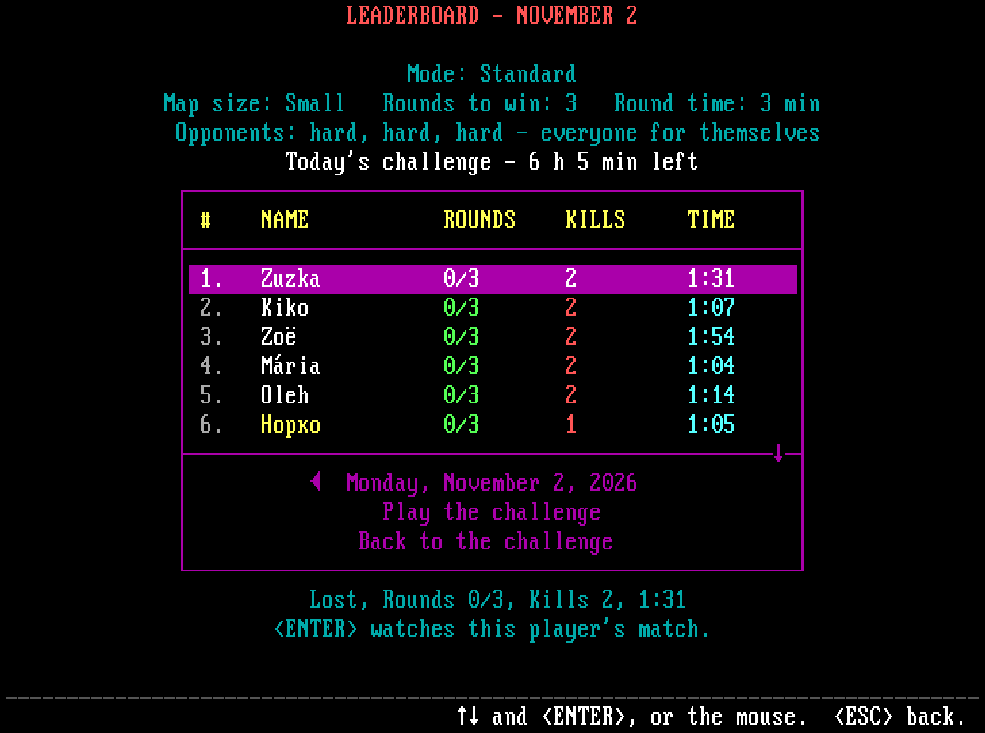
#> input picture site/img/challenge.png, 985 x 733 px, given in place of home.png, which was not available
$ python site-images.py
#> lines starting #> are read from the running program, lines starting #| are printed output that depends on the picture
#!/usr/bin/env python3
"""The homepage's screenshots (site/img/*.png) from the README's (screenshots/*.png), with the black
margins around the game screen cropped away (the modern graphics' shots: their warm dark background);
og.png (the link preview) = online-team.png.

    python3 tools/site-images.py        (needs Pillow: pip install pillow)

The release workflow runs it before uploading site/ (see .github/workflows/release.yml, job "site")."""
import os
from PIL import Image

ROOT = os.path.join(os.path.dirname(os.path.abspath(__file__)), "..")
SHOTS = ["home", "split-screen", "vs-computer", "online-team", "spectator-grid", "spectator-map",
         "online-lobby", "lobby", "create", "modern-game", "modern-retro", "modern-settings",
         # the homepage's modern theme: the same screens in the modern look (readme-screenshots.js ... modern)
         "modern-split-screen", "modern-vs-computer", "modern-online-lobby", "modern-spectator-grid", "modern-spectator-map",
         # 6.0's new screens, both looks (v6-screenshots.js)
         "quickplay", "challenge", "map-editor", "modern-quickplay", "modern-challenge", "modern-map-editor",
         # 1.2: 3D, the map picker (the release's own shots)
         "modern-3d", "map-picker", "modern-map-picker",
         # 1.3: water on generated rivers, held Tab with Show map (readme-screenshots.js, both looks)
         "water", "modern-water", "score-map", "modern-score-map",
         # 1.4: the training ground (readme-screenshots.js, both looks)
         "training", "modern-training",
         # 1.5: the Mode row's list (the official mods, both looks)
         "mods", "modern-mods"]

def crop(src, dst, pad=6):
#> called with src = 'tools/../screenshots/home.png', dst = 'tools/../site/img/home.png', pad = 6
    im = Image.open(src).convert("RGB")
#> im is the input picture: PIL image 985x733 RGB; mean R, G, B 11, 7.2, 12.8
    # what differs from the background (the top left pixel: black, or modern's warm dark) by more than 12
    bg = im.getpixel((0, 0))
#> bg = (0, 0, 0)
    diff = Image.merge("RGB", [ch.point(lambda v, b=b: 255 if abs(v - b) > 12 else 0)
                               for ch, b in zip(im.split(), bg)])
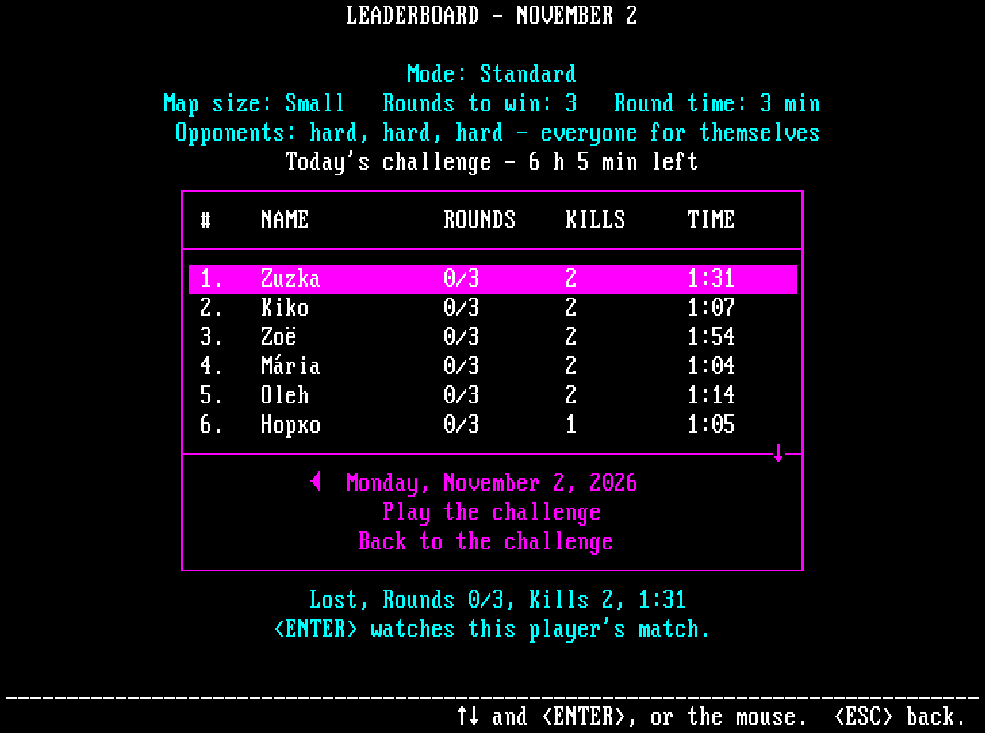
#> diff: PIL image 985x733 RGB; mean R, G, B 15.2, 9.5, 19.1
    box = diff.convert("L").point(lambda v: 255 if v else 0).getbbox()
#> box = (6, 6, 979, 727)
    if box:
        x0, y0, x1, y1 = box
#> x0 = 6; y0 = 6; x1 = 979; y1 = 727
        im = im.crop((max(0, x0 - pad), max(0, y0 - pad), min(im.width, x1 + pad), min(im.height, y1 + pad)))
    if dst.endswith(".jpg"):
        im.save(dst, quality=86, optimize=True, progressive=True)
    else:
        im.save(dst, optimize=True)
    return im.size

JPEG = ["modern-game", "modern-split-screen", "modern-spectator-grid", "modern-spectator-map", "modern-map-editor", "modern-3d", "modern-water", "modern-training", "modern-mods"]  # lit, textured: much smaller as JPEG

for name in SHOTS:
    ext = ".jpg" if name in JPEG else ".png"
    size = crop(os.path.join(ROOT, "screenshots", name + ".png"), os.path.join(ROOT, "site", "img", name + ext))
    print(name, size)
#| home (985, 733)
#> pass 2 of the loop `for name in SHOTS:`:
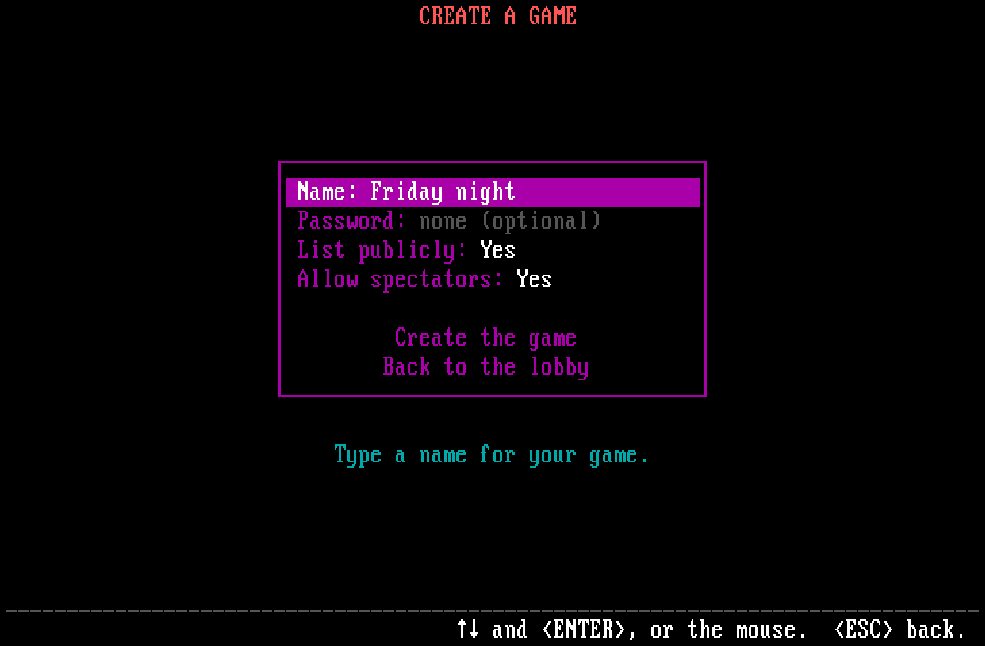
#> input picture site/img/create.png, 985 x 646 px, given in place of split-screen.png, which was not available
#> in crop, im is the input picture: PIL image 985x646 RGB; mean R, G, B 7.4, 2.5, 7.5
#> in crop (call 2), `diff = Image.merge("RGB", [ch.point(lambda v, b=b: 255 if abs(v - b) >..`:
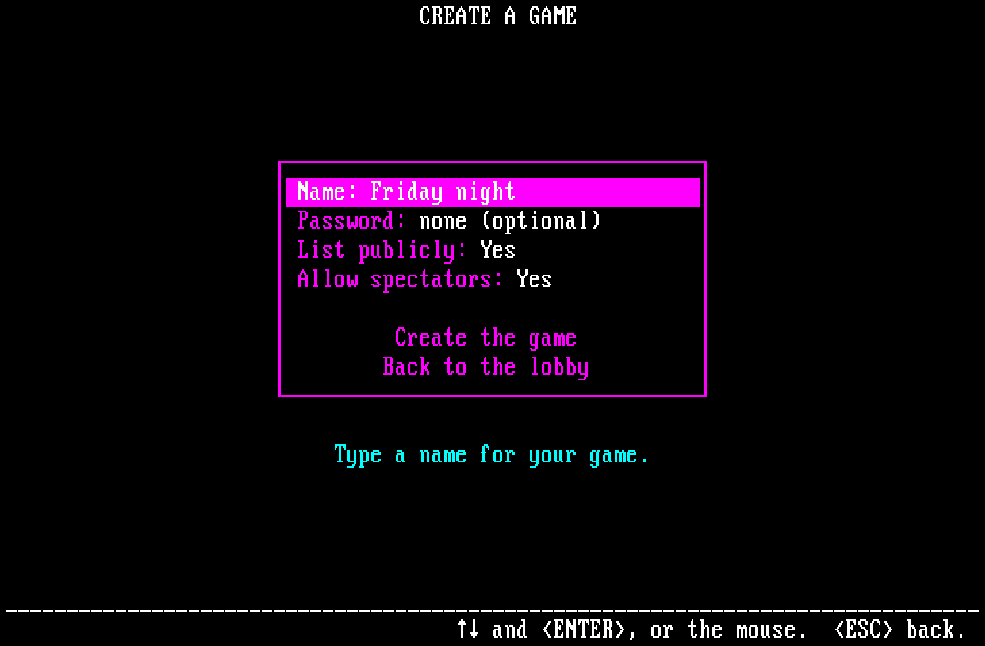
#> diff: PIL image 985x646 RGB; mean R, G, B 10.5, 3.7, 11.1
#> box = (6, 6, 979, 640)
#> y1 = 640
#| split-screen (985, 646)
#> (the run stopped early here; a loop or call above may not have finished)
